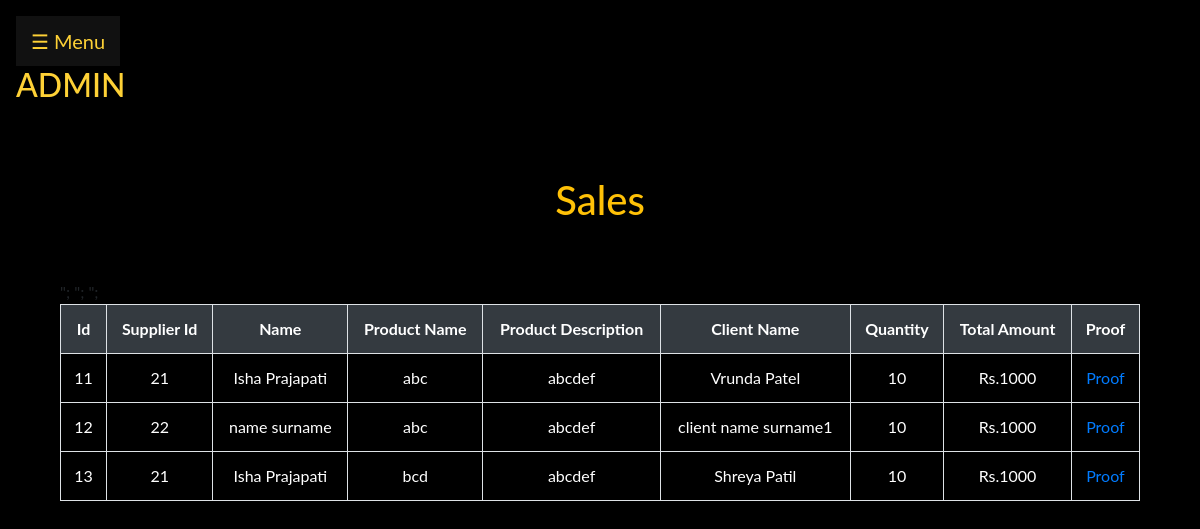
The app's page /admin/sales.php (signed in) with its own data.
### tables this page shows
CREATE TABLE `supplier` (
  `id` int(11) NOT NULL,
  `supplier_id` int(255) NOT NULL,
  `name` varchar(255) NOT NULL,
  `product` varchar(255) NOT NULL,
  `product_desc` varchar(255) NOT NULL,
  `client_name` varchar(255) NOT NULL,
  `quantity` int(255) NOT NULL,
  `amount` int(255) NOT NULL,
  `proof` varchar(255) NOT NULL
);

### admin/sales.php (the view, shortened to what this page needs)
<!DOCTYPE html>
<html>
<head>
  <link rel="stylesheet" href="https://maxcdn.bootstrapcdn.com/bootstrap/4.0.0/css/bootstrap.min.css">
 <link rel="stylesheet" type="text/css" href="http://ajax.aspnetcdn.com/ajax/jquery.dataTables/1.9.4/css/jquery.dataTables.css">
</head>
<body style="background-color: black;">
<?php include('bar.php'); ?>
 <div class="container">
 <div class="col-lg-12">
 <br><br>
 <h1 class="text-warning text-center" > Sales </h1>
 <br>
<br>
 <table  id="tabledata" class=" table table-striped table-hover table-bordered" style="color: white;">
 <tr class="bg-dark text-white text-center">
 <th> Id </th>
 <th>Supplier Id</th>
 <th> Name </th>
 <th> Product Name </th>
 <th> Product Description </th>
 <th> Client Name </th>
 <th> Quantity </th>
 <th> Total Amount </th>
 <th> Proof </th>
 </tr >
 <?php
 $con = OpenCon();
 $q = "select * from supplier  ";
 $query = mysqli_query($con,$q);
 while($res = mysqli_fetch_array($query)){
 ?>
 <tr class="text-center">
 <td> <?php echo $res['id'];  ?> </td>
 <td> <?php echo $res['supplier_id'];  ?> </td>
 <td> <?php echo $res['name'];  ?> </td>
 <td> <?php echo $res['product'];  ?> </td>
 <td> <?php echo $res['product_desc'];  ?> </td>
 <td> <?php echo $res['client_name'];  ?> </td>
 <td> <?php echo $res['quantity'];  ?> </td>
 <td> <?php echo "Rs.".$res['amount'];  ?> </td>
 <td><a href='../supplier/<?php echo $res['proof']?>'>Proof</a></td>";
 </tr>
 <?php
 }
  ?>
 </table>
 </div>
 </div>
</body>
</html>

### admin/bar.php (style rules this page uses)
body { font-family: "Lato", sans-serif; }

### records on screen
supplier: id "11", supplier "21", name "Isha Prajapati", product "abc", product_desc "abcdef", client_name "Vrunda Patel", quantity "10", amount "1000"
supplier: id "12", supplier "22", name "name surname", product "abc", product_desc "abcdef", client_name "client name surname1", quantity "10", amount "1000"
supplier: id "13", supplier "21", name "Isha Prajapati", product "bcd", product_desc "abcdef", client_name "Shreya Patil", quantity "10", amount "1000"
